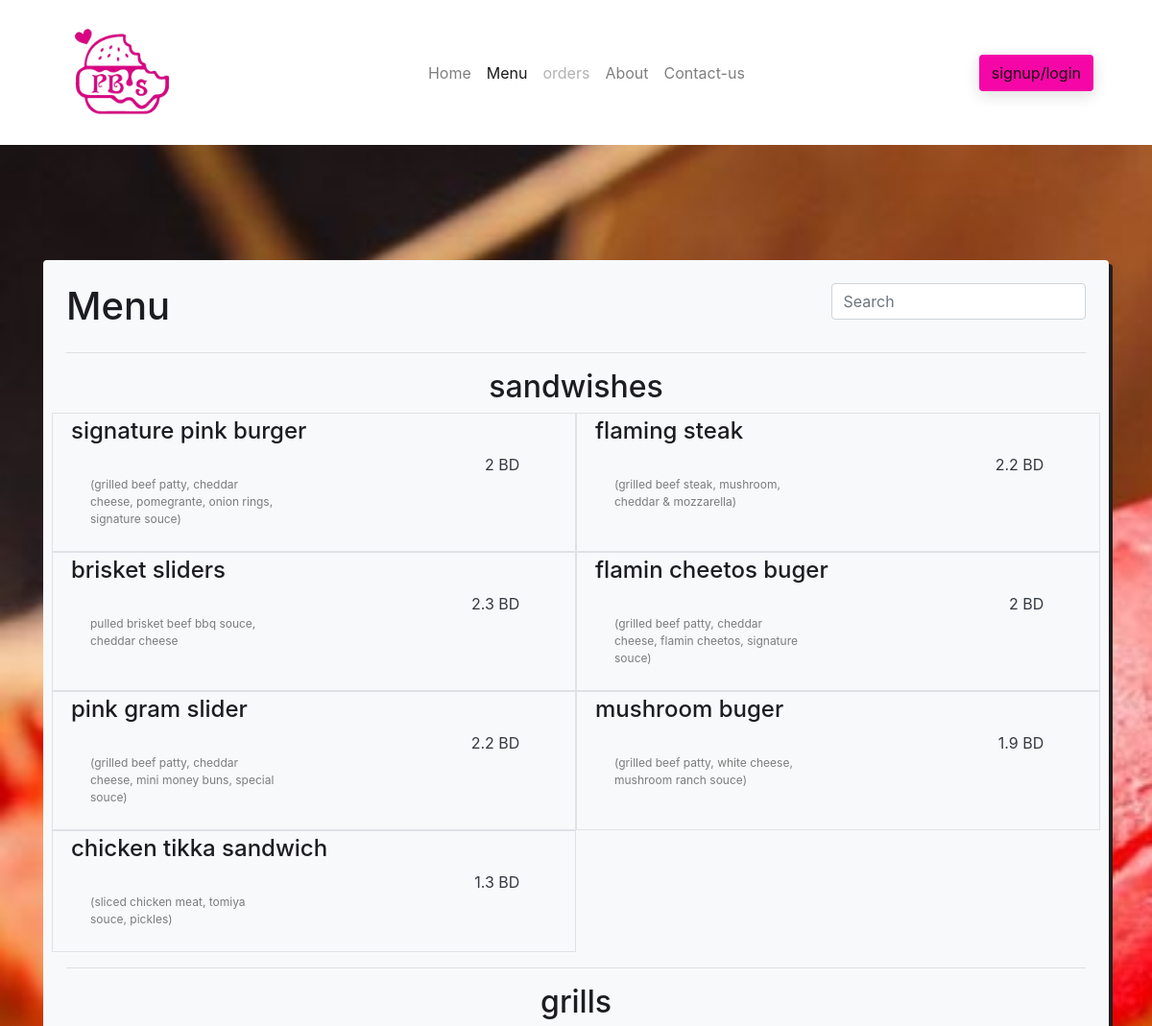
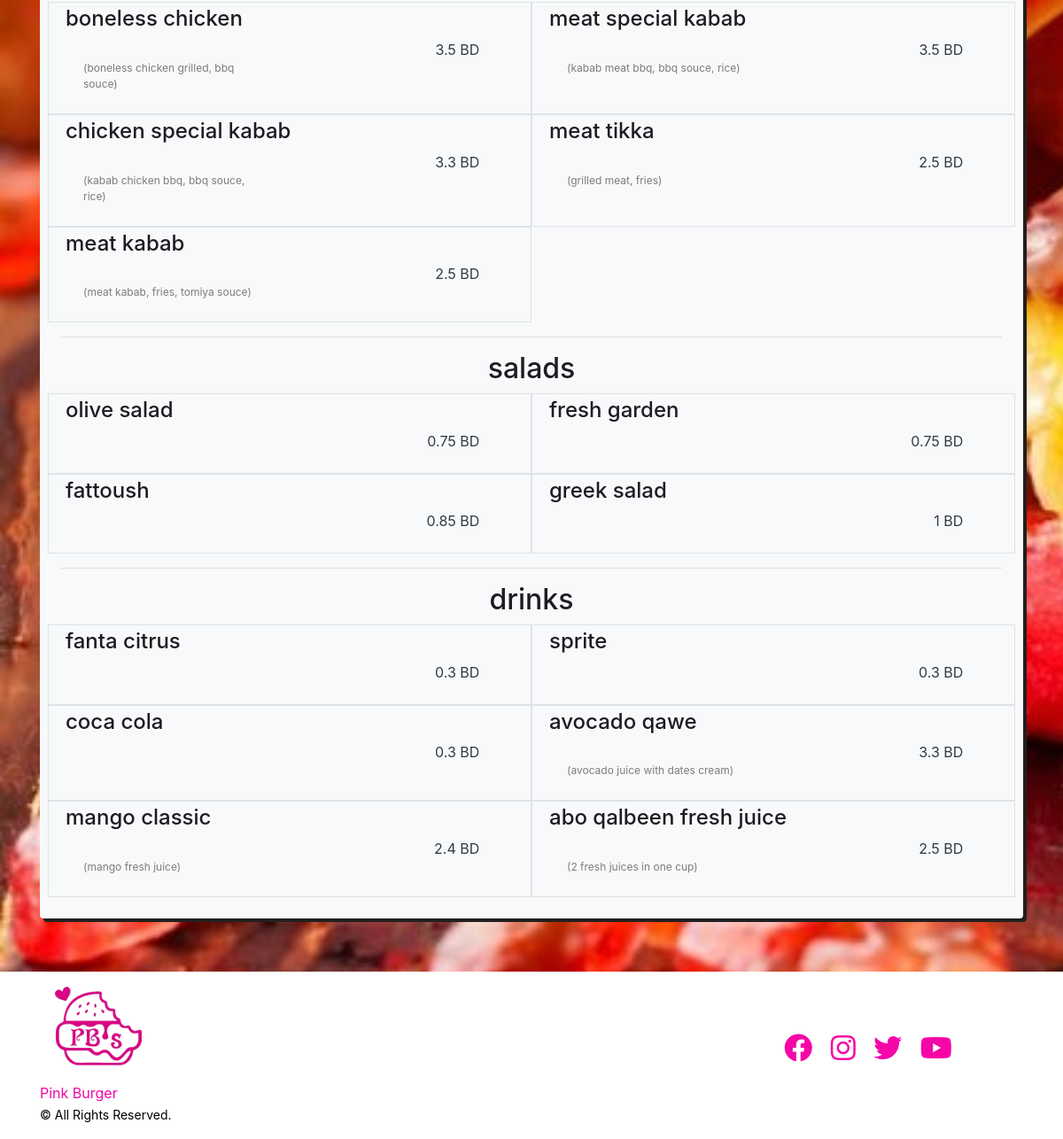
Page /menu.php on the committed database (2 pictures, top to bottom).
### tables this page shows
CREATE TABLE `food_menu` (
  `id` int(11) NOT NULL,
  `food_name` varchar(60) NOT NULL,
  `descrip` varchar(255) NOT NULL,
  `category` int(11) NOT NULL,
  `price` float NOT NULL
);

### menu.php (the view, shortened to what this page needs)
<?php include'header.php'; include_once 'conn_db.php';
$sandwishs = $db->query('SELECT * FROM food_menu WHERE category = 1');
$grills = $db->query('SELECT * FROM food_menu WHERE category = 2');
$salads = $db->query('SELECT * FROM food_menu WHERE category = 3');
$drinks = $db->query('SELECT * FROM food_menu WHERE category = 4');
?>
    <main>
        <div class="container">
            <div class="bg-light rounded p-4 food_menu" id="list">
                <h1 class="text-center d-inline-block">Menu</h1>
                <input class="form-control w-25 float-right" type="search" placeholder="Search" aria-label="Search" id="searchInput">
                <hr>
                <div class="text-center">
                    <h2>sandwishes</h2>
                </div>
                <div class="row">
                    <?php
                    foreach ($sandwishs as $sandwish){
                    ?>
                    <a href="#0" class="text-dark col-md-6 border js-cd-add-to-cart" id="_<?php echo $sandwish['id']; ?>" data-price="<?php echo $sandwish['price']; ?>" data-id="<?php echo $sandwish['id']; ?>" data-name="<?php echo $sandwish['food_name']; ?>">
                        <div>
                        <h4 class="ml-1 mt-1"><?php echo $sandwish['food_name']; ?></h4>
                        <div class="row">
                            <p class="w-75 col-md-5 m-4 descrip"><?php echo $sandwish['descrip']; ?></p>
                            <p class="text-right col-md-5"><?php echo $sandwish['price']; ?> BD</p>
                        </div>
                        </div>
                    </a>
                        <?php }?>
                </div>
                <hr>
                <div class="text-center"><h2>grills</h2></div>
                <div class="row">
                    <?php
                    foreach ($grills as $grill){
                        ?>
                        <a href="#0" class="text-dark col-md-6 border js-cd-add-to-cart" id="_<?php echo $grill['id']; ?>" data-price="<?php echo $grill['price']; ?>" data-id="<?php echo $grill['id']; ?>" data-name="<?php echo $grill['food_name']; ?>">
                            <div>
                                <h4 class="ml-1 mt-1"><?php echo $grill['food_name']; ?></h4>
                                <div class="row">
                                    <p class="w-75 m-4 col-md-5 descrip"><?php echo $grill['descrip']; ?></p>
                                    <p class="text-right col-md-5"><?php echo $grill['price']; ?> BD</p>
                                </div>
                            </div>
                        </a>
                    <?php }?>
                </div>
                <hr>
                <div class="text-center"><h2>salads</h2></div>
                <div class="row">
                    <?php
                    foreach ($salads as $salad){
                        ?>
                        <a href="#0" class="text-dark col-md-6 border js-cd-add-to-cart" id="_<?php echo $salad['id']; ?>" data-price="<?php echo $salad['price']; ?>" data-id="<?php echo $salad['id']; ?>" data-name="<?php echo $salad['food_name']; ?>">
                            <div>
                                <h4 class="ml-1 mt-1"><?php echo $salad['food_name']; ?></h4>
                                <div class="row">
                                    <p class="text-right col-md-5"><?php echo $salad['price']; ?> BD</p>
                                </div>
                            </div>
                        </a>
                    <?php }?>
                </div>
                <hr>
                <div class="text-center"><h2>drinks</h2></div>
                <div class="row">
                    <?php
                    foreach ($drinks as $drink){
                        ?>
                        <a href="#0" class="text-dark col-md-6 border js-cd-add-to-cart" id="_<?php echo $drink['id']; ?>" data-price="<?php echo $drink['price']; ?>" data-id="<?php echo $drink['id']; ?>" data-name="<?php echo $drink['food_name']; ?>">
                            <div>
                                <h4 class="ml-1 mt-1"><?php echo $drink['food_name']; ?></h4>
                                <div class="row">
                                    <p class="w-75 m-4 col-md-5 descrip"><?php echo $drink['descrip']; ?></p>
                                    <p class="text-right col-md-5"><?php echo $drink['price']; ?> BD</p>
                                </div>
                            </div>
                        </a>
                    <?php }?>
                </div>
                </div>
            </div>
    </main>
    <div class="cd-cart cd-cart--empty js-cd-cart">
        <div class="cd-cart__content">
        </div>
    </div>
<?php include 'footer.php';?>

### inc/css/style.css (style rules this page uses)
main { background-image: url("../../assests/img/bg.jpg"); background-repeat: no-repeat; background-size: cover; background-attachment: fixed; min-height: 100vh; padding-top: 10%; padding-bottom: 5%; }
.food_menu { box-shadow: 4px 4px #221e1e; }
.descrip { font-size: 0.75rem; color: rgba(0,0,0,0.5); }

### rows in the picture
food_menu: food_name "signature pink burger", descrip "(grilled beef patty, cheddar cheese, pomegrante, onion rings, signature souce)", price "2"
food_menu: food_name "flaming steak", descrip "(grilled beef steak, mushroom, cheddar & mozzarella)", price "2.2"
food_menu: food_name "brisket sliders", descrip "pulled brisket beef bbq souce, cheddar cheese", price "2.3"
food_menu: food_name "flamin cheetos buger", descrip "(grilled beef patty, cheddar cheese, flamin cheetos, signature souce)", price "2"
food_menu: food_name "pink gram slider", descrip "(grilled beef patty, cheddar cheese, mini money buns, special souce)", price "2.2"
food_menu: food_name "mushroom buger", descrip "(grilled beef patty, white cheese, mushroom ranch souce)", price "1.9"
food_menu: food_name "chicken tikka sandwich", descrip "(sliced chicken meat, tomiya souce, pickles)", price "1.3"
food_menu: food_name "boneless chicken", descrip "(boneless chicken grilled, bbq souce)", price "3.5"
food_menu: food_name "meat special kabab", descrip "(kabab meat bbq, bbq souce, rice)", price "3.5"
food_menu: food_name "chicken special kabab", descrip "(kabab chicken bbq, bbq souce, rice)", price "3.3"
food_menu: food_name "meat tikka", descrip "(grilled meat, fries)", price "2.5"
food_menu: food_name "meat kabab", descrip "(meat kabab, fries, tomiya souce)", price "2.5"
food_menu: food_name "olive salad", price "0.75"
food_menu: food_name "fresh garden", price "0.75"
food_menu: food_name "fattoush", price "0.85"
food_menu: food_name "greek salad", price "1"
food_menu: food_name "fanta citrus", price "0.3"
food_menu: food_name "sprite", price "0.3"
food_menu: food_name "coca cola", price "0.3"
food_menu: food_name "avocado qawe", descrip "(avocado juice with dates cream)", price "3.3"
food_menu: food_name "mango classic", descrip "(mango fresh juice)", price "2.4"
food_menu: food_name "abo qalbeen fresh juice", descrip "(2 fresh juices in one cup)", price "2.5"
